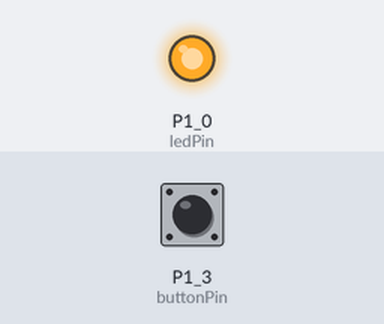
The sketch below on a simulated TI MSP430 LaunchPad. Shown: output pins drawn as LEDs (lit = HIGH). Inputs (shaded band) come from the test bench; at power-on: P1_3 (buttonPin) HIGH.

Above: at 2.0 s.
At 6.0 s:
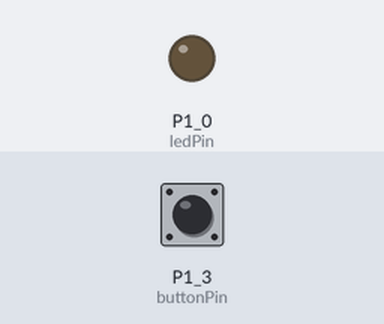
Timing chart, 0 to 10.4 s (numbered marks = the images above):
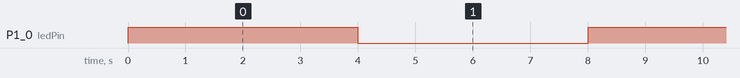

The sketch:

BlinkSpeedChange.ino
```cpp
/*
  姓名：任子杭
  学号：521030910282
  任课老师姓名：孟桂娥
*/

const int buttonPin = PUSH2;
const int ledPin =  RED_LED;


int buttonState = 0;

// setup 初始构造
void setup() {

  pinMode(ledPin, OUTPUT);

  pinMode(buttonPin, INPUT_PULLUP);
}

// loop 循环主函数
void loop(){
  buttonState = digitalRead(buttonPin);

  if (buttonState == LOW) {
    digitalWrite(ledPin, HIGH);
    delay(200);
    digitalWrite(ledPin, LOW);
    delay(200);
  }
  else{
    digitalWrite(ledPin, HIGH);
    delay(4000);
    digitalWrite(ledPin, LOW);
    delay(4000);
  }
}
```

Measured:
- by itself, P1_0 (ledPin): alternates HIGH for 4.0 s and LOW for 4.0 s
